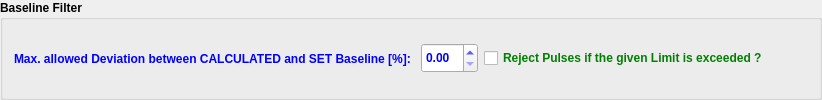
                     <widget class="QGroupBox" name="groupBox_17">
                      <property name="font">
                       <font>
                        <weight>75</weight>
                        <bold>true</bold>
                       </font>
                      </property>
                      <property name="title">
                       <string>Baseline Filter</string>
                      </property>
                      <layout class="QHBoxLayout" name="horizontalLayout_58">
                       <item>
                        <widget class="QLabel" name="label_133">
                         <property name="font">
                          <font>
                           <weight>75</weight>
                           <bold>true</bold>
                          </font>
                         </property>
                         <property name="styleSheet">
                          <string notr="true">color: blue</string>
                         </property>
                         <property name="text">
                          <string>Max. allowed Deviation between CALCULATED and SET Baseline [%]: </string>
                         </property>
                        </widget>
                       </item>
                       <item>
                        <widget class="QDoubleSpinBox" name="doubleSpinBox_baseLineLimit_B">
                         <property name="minimumSize">
                          <size>
                           <width>0</width>
                           <height>30</height>
                          </size>
                         </property>
                         <property name="font">
                          <font>
                           <weight>75</weight>
                           <bold>true</bold>
                          </font>
                         </property>
                         <property name="styleSheet">
                          <string notr="true">color: blue</string>
                         </property>
                        </widget>
                       </item>
                       <item>
                        <widget class="QCheckBox" name="checkBox_baseLineReject_B">
                         <property name="font">
                          <font>
                           <weight>75</weight>
                           <bold>true</bold>
                          </font>
                         </property>
                         <property name="styleSheet">
                          <string notr="true">color: green</string>
                         </property>
                         <property name="text">
                          <string>Reject Pulses if the given Limit is exceeded ?</string>
                         </property>
                        </widget>
                       </item>
                       <item>
                        <spacer name="horizontalSpacer_39">
                         <property name="orientation">
                          <enum>Qt::Horizontal</enum>
                         </property>
                         <property name="sizeHint" stdset="0">
                          <size>
                           <width>40</width>
                           <height>20</height>
                          </size>
                         </property>
                        </spacer>
                       </item>
                      </layout>
                     </widget>
